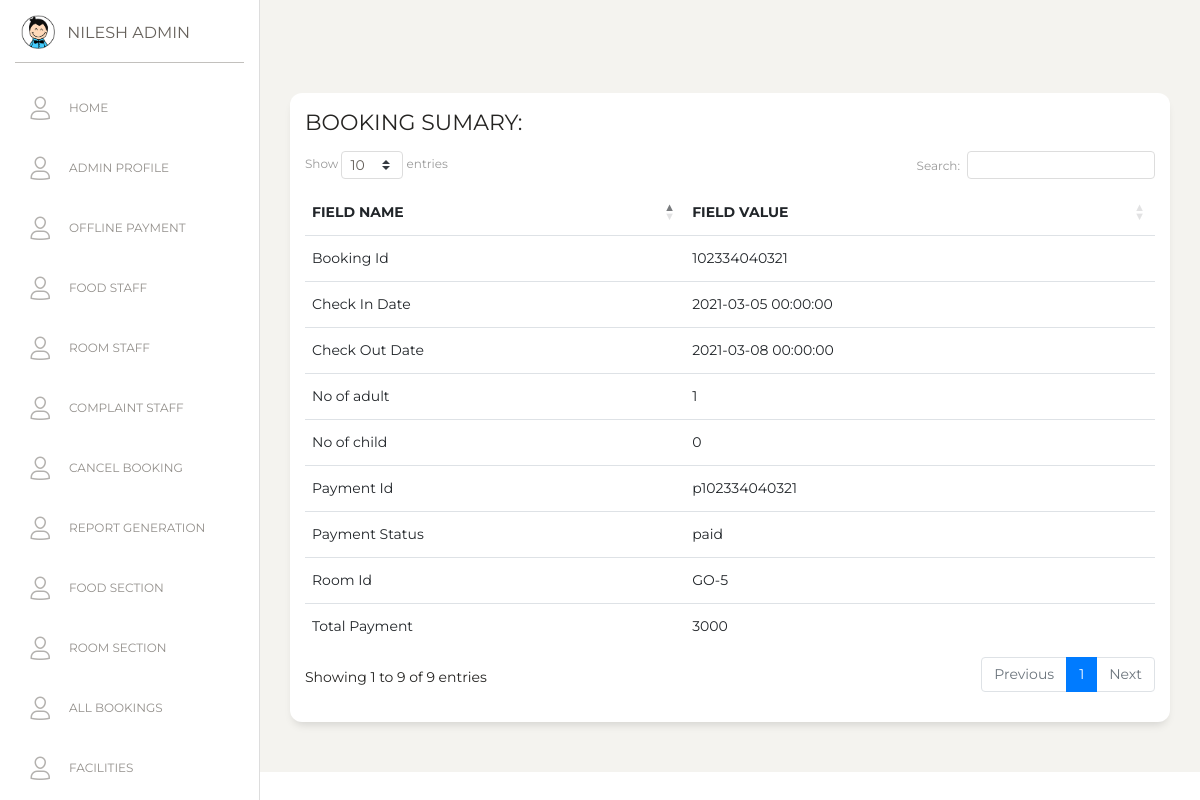
The app's page /staff/bookingdetails.php?bid=102334040321 (signed in) with its own data.
### tables this page shows
CREATE TABLE `staffs` (
  `s_id` bigint unsigned NOT NULL AUTO_INCREMENT,
  `s_f_name` varchar(255) DEFAULT NULL,
  `s_l_name` varchar(255) DEFAULT NULL,
  `s_e_mail` varchar(255) NOT NULL,
  `s_status` char(1) NOT NULL,
  `s_type_id` bigint unsigned NOT NULL,
  `s_password` varchar(255) NOT NULL,
  `s_created_at` timestamp NULL DEFAULT NULL,
  PRIMARY KEY (`s_id`),
  UNIQUE KEY `users_email_unique` (`s_e_mail`),
  KEY `s_type_id` (`s_type_id`),
  CONSTRAINT `staffs_ibfk_1` FOREIGN KEY (`s_type_id`) REFERENCES `staff_type` (`s_type_id`)
);

CREATE TABLE `payment` (
  `PAYMENT_ID` varchar(255) NOT NULL,
  `PAYMENT_TYPE` varchar(255) NOT NULL,
  `PAYMENT_METHOD` varchar(255) NOT NULL,
  `PAYMENT_STATUS` varchar(255) NOT NULL,
  `PAYMENT_AMOUNT` varchar(255) NOT NULL,
  `MEAL_ORDER_ID` varchar(255) DEFAULT NULL,
  `B_ID` varchar(255) DEFAULT NULL,
  `STAFF_ID` varchar(255) DEFAULT NULL,
  PRIMARY KEY (`PAYMENT_ID`)
);

CREATE TABLE `bookings` (
  `B_ID` bigint NOT NULL,
  `B_CHECK_IN_DATE` datetime NOT NULL,
  `B_CHECK_OUT_DATE` datetime NOT NULL,
  `NUM_OF_ADULT` int NOT NULL,
  `NUM_OF_CHILD` int NOT NULL,
  `B_CREATION_DATE` timestamp NOT NULL DEFAULT CURRENT_TIMESTAMP,
  `C_ID` bigint NOT NULL,
  `ROOM_ID` varchar(500) NOT NULL,
  `status` varchar(255) DEFAULT 'pending',
  `cancel_request` enum('0','1') NOT NULL DEFAULT '0',
  PRIMARY KEY (`B_ID`)
);

### staff/bookingdetails.php (the view, shortened to what this page needs)
<?php
include '../connection.php';
$bid=$_GET['bid'];
?>
<!DOCTYPE html>
<html lang="en">
<head>
    <link href="https://maxcdn.bootstrapcdn.com/font-awesome/latest/css/font-awesome.min.css" rel="stylesheet">
    <link href="../assets/css/bootstrap.min.css" rel="stylesheet" />
    <link href="../assets/css/paper-dashboard.css?v=2.0.1" rel="stylesheet" />
    <link href="../assets/demo/demo.css" rel="stylesheet" />
    <link rel="stylesheet" href="https://cdn.datatables.net/1.10.23/css/dataTables.bootstrap4.min.css">
</head>
<body>
    <div class="wrapper ">
        <?php include_once '../partials/sidebar.php' ?>
        <div class="main-panel">
            <div class="content">
                <div class="row">
                    <div class="col-lg-12">
                        <div class="card">
                            <div class="card-body">
                                <h5 class="card-title">BOOKING SUMARY:</h5>
                                <div class="table-responsive">
                                    <table class="table table-centered table-nowrap table-hover mb-0" id="bookings">
                                        <?php
                                        $sql="SELECT b.B_CHECK_IN_DATE,b.B_CHECK_OUT_DATE,b.NUM_OF_ADULT,b.NUM_OF_CHILD,b.ROOM_ID,P.PAYMENT_ID,P.PAYMENT_STATUS,p.PAYMENT_AMOUNT FROM `bookings` AS b INNER JOIN `payment` AS p ON b.B_ID=p.B_ID Where b.B_ID='$bid'";
                                            $result=mysqli_query($conn,$sql);
                                            $row=mysqli_fetch_array($result);
                                        ?>
                                        <thead>
                                      <tr>
                                        <th>field name</th>
                                        <th>field value</th>
                                      </tr>
                                    </thead>
                                    <tbody>
                                      <tr>
                                        <td>Booking Id</td>
                                        <td><?php echo $bid;?></td>
                                      </tr>
                                      <tr>
                                        <td>Room Id</td>
                                        <td><?php echo $row['ROOM_ID'];?></td>
                                      </tr>
                                      <tr>
                                        <td>Check In Date</td>
                                        <td><?php echo $row['B_CHECK_IN_DATE'];?></td>
                                      </tr>
                                      <tr>
                                        <td>Check Out Date</td>
                                        <td><?php echo $row['B_CHECK_OUT_DATE'];?></td>
                                      </tr>
                                      <tr>
                                        <td>No of child</td>
                                        <td><?php echo $row['NUM_OF_CHILD'];?></td>
                                      </tr>
                                      <tr>
                                        <td>No of adult</td>
                                        <td><?php echo $row['NUM_OF_ADULT'];?></td>
                                      </tr>
                                      <tr>
                                        <td>Total Payment</td>
                                        <td><?php echo $row['PAYMENT_AMOUNT'];?></td>
                                      </tr>
                                      <tr>
                                        <td>Payment Id</td>
                                        <td><?php echo $row['PAYMENT_ID'];?></td>
                                      </tr>
                                      <tr>
                                        <td>Payment Status</td>
                                        <td><?php echo $row['PAYMENT_STATUS'];?></td>
                                      </tr>
                                    </tbody>
                                    </table>
                                </div>
                            </div>
                        </div>
                    </div>
                </div>
            </div>
        </div>
    </div>
</body>
</html>

### partials/sidebar.php (shortened to what this page needs)
<div class="sidebar" data-color="white" data-active-color="danger">
    <div class="logo">
        <a href="https://www.creative-tim.com" class="simple-text logo-mini">
            <div class="logo-image-small">
                <img src="../assets/img/logo-small.png">
            </div>
        </a>
        <a href="" class="simple-text logo-normal">
            <?php $email = $_SESSION['staff'];
            $sql = "SELECT * FROM staffs inner join staff_type on staffs.s_type_id=staff_type.s_type_id where s_e_mail='$email'";
            $result = mysqli_query($conn, $sql);
            $row = mysqli_fetch_assoc($result);
            echo $row['s_f_name'] . " " . $row['s_l_name'];
            ?>
        </a>
    </div>
    <div class="sidebar-wrapper">
        <ul class="nav">
            <li class="">
                <a href="../index.php">
                    <i class="nc-icon nc-single-02"></i>
                    <p>Home</p>
                </a>
            </li>
            <li class="">
                <a href="./admin.php">
                    <i class="nc-icon nc-single-02"></i>
                    <p>Admin Profile</p>
                </a>
            </li>
             <?php if ($_SESSION['staff_type_id'] == '1') { ?>
                <li class="">
                    <a href="./offlinepayment.php">
                        <i class="nc-icon nc-single-02"></i>
                        <p>Offline Payment</p>
                    </a>
                </li>
            <?php } ?>
            <?php if ($_SESSION['staff_type_id'] == '1') { ?>
                <li class="">
                    <a href="./foodstaff.php">
                        <i class="nc-icon nc-single-02"></i>
                        <p>Food Staff</p>
                    </a>
                </li>
            <?php } ?>
            <?php if ($_SESSION['staff_type_id'] == '1') { ?>
                <li class="">
                    <a href="./roomstaff.php">
                        <i class="nc-icon nc-single-02"></i>
                        <p>Room Staff</p>
                    </a>
                </li>
            <?php } ?>
            <?php if ($_SESSION['staff_type_id'] == '1') { ?>
                <li class="">
                    <a href="./complaintstaff.php">
                        <i class="nc-icon nc-single-02"></i>
                        <p>Complaint Staff</p>
                    </a>
                </li>
            <?php } ?>
            <?php if ($_SESSION['staff_type_id'] == '1') { ?>
                <li class="">
                    <a href="./cancelbooking.php">
                        <i class="nc-icon nc-single-02"></i>
                        <p>Cancel Booking</p>
                    </a>
                </li>
            <?php } ?>
            <?php if ($_SESSION['staff_type_id'] == '1') { ?>
                <li class="">
                    <a href="./reportgeneration.php">
                        <i class="nc-icon nc-single-02"></i>
                        <p>Report Generation</p>
                    </a>
                </li>
            <?php } ?>
            <?php if ($_SESSION['staff_type_id'] == '1' || $_SESSION['staff_type_id'] == '3') { ?>
                <li class="">
                    <a href="./foodsection.php">
                        <i class="nc-icon nc-single-02"></i>
                        <p>Food Section</p>
                    </a>
                </li>
            <?php } ?>
            <?php if ($_SESSION['staff_type_id'] == '1'  || $_SESSION['staff_type_id'] == '2') { ?>
                <li class="">
                    <a href="./roomsection.php">
                        <i class="nc-icon nc-single-02"></i>
                        <p>Room Section</p>
                    </a>
                </li>
            <?php } ?>
            <?php if ($_SESSION['staff_type_id'] == '1'  || $_SESSION['staff_type_id'] == '2') { ?>
                <li class="">
                    <a href="./allbookings.php">
                        <i class="nc-icon nc-single-02"></i>
                        <p>All Bookings</p>
                    </a>
                </li>
            <?php } ?>
            <?php if ($_SESSION['staff_type_id'] == '1'  || $_SESSION['staff_type_id'] == '2') { ?>
                <li class="">
                    <a href="./facilities.php">
                        <i class="nc-icon nc-single-02"></i>
                        <p>Facilities</p>
                    </a>
                </li>
            <?php } ?>
        </ul>
    </div>
</div>

### records on screen
staffs: s_f_name "NILESH", s_l_name "ADMIN"
payment: B_ID.ROOM_ID "GO-5", B_ID.B_CHECK_IN_DATE "2021-03-05 00:00:00", B_ID.B_CHECK_OUT_DATE "2021-03-08 00:00:00", B_ID.NUM_OF_CHILD "0", B_ID.NUM_OF_ADULT "1", PAYMENT_AMOUNT "3000", PAYMENT_ID "p102334040321", PAYMENT_STATUS "paid"

### other values on screen
$bid "102334040321"
